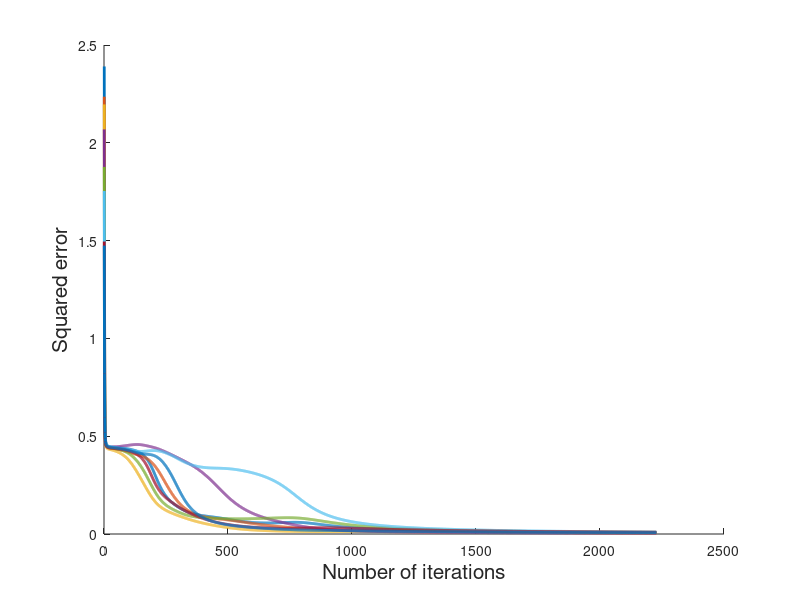
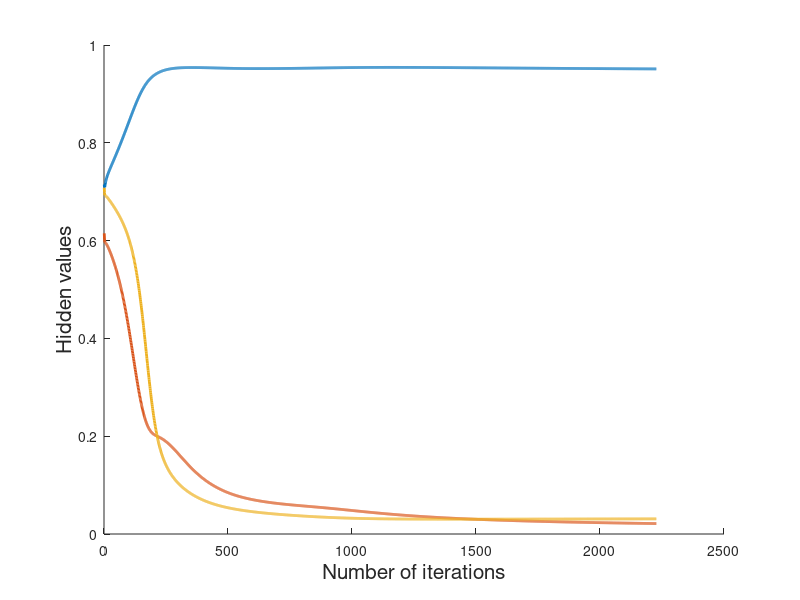
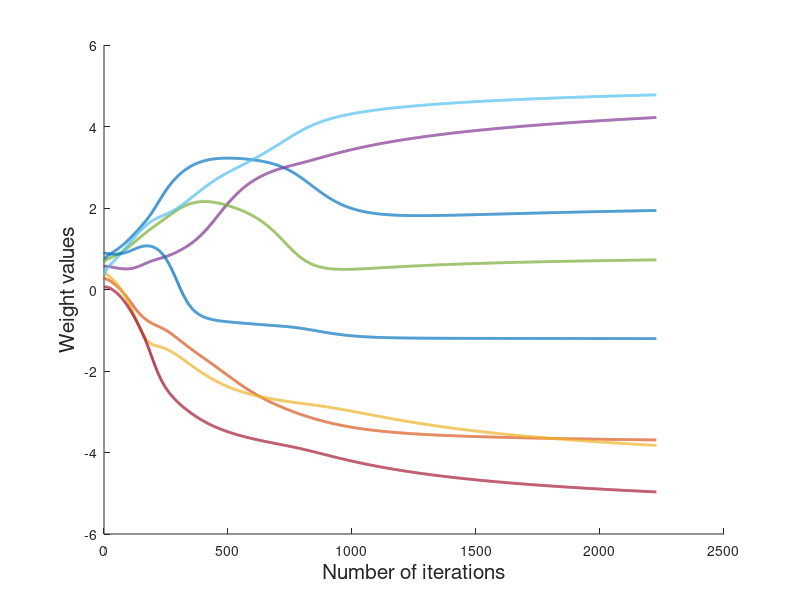

The MATLAB script that drew these images, in order:
%HUSSEIN SHATA
%NN 8-3-8 

clear all;
clc;
input= [1 0 0 0 0 0 0 0;0 1 0 0 0 0 0 0;0 0 1 0 0 0 0 0;0 0 0 1 0 0 0 0;0 0 0 0 1 0 0 0;0 0 0 0 0 1 0 0;0 0 0 0 0 0 1 0; 0 0 0 0 0 0 0 1];
eta= 0.5;
input_to_hidden_weight=rand(8,3);
hidden_output_weight=rand(4,8);
bias=1.0;
iteration_count = 1;
tolerance = 0.01;
a=1;
while (a>tolerance&& iteration_count<300000)
   
    for ii=1:8
        in=input(ii,:);
        hidden_input=in*input_to_hidden_weight;
        hidden_out= 1./(1 + exp(-hidden_input));
        hidden_out;
        aa(ii,:)=hidden_out(1,:);
        if ii==3
         plot_h(iteration_count,:)=hidden_out;    %%For Hidden unit encoding
        end
        plot_w(iteration_count,:)=input_to_hidden_weight(:,2);  %%For the weights from input layer to second hidden unit
        final_hout=[hidden_out bias];
        output_in=final_hout*hidden_output_weight;
        out= 1./(1 + exp(-output_in));
        error_out=out.*(1-out).*(in-out);  
        sq_error= sum((out-in).*(out-in))/2;    %%For sum of squared error
        error(iteration_count,ii)=sq_error;
        hidden_out_w_times_errout=error_out*hidden_output_weight(1:3,:)';      
        error_hidden=hidden_out_w_times_errout.*final_hout(:,1:3).*(1-final_hout(:,1:3));
        delta=eta*in'*error_hidden;
        new_intohidden_weight=input_to_hidden_weight+delta;  %% Updating weights
        delta_hidden_output=eta*final_hout'*error_out;
        new_hiddentooutput_weight=hidden_output_weight+delta_hidden_output;  %% Updating weights
        input_to_hidden_weight=new_intohidden_weight;
        hidden_output_weight=new_hiddentooutput_weight;
        output=out;      
        
         for k=1:8        
             outt(k,ii)=output(k);
         end    
    end
    a=max(error(end,:));
    iteration_count=iteration_count+1;
end
disp(outt)
figure(1)
xlabel('Number of iterations' , 'FontSize', 15);
ylabel('Squared error', 'FontSize', 15);
hold on;
plot(error, 'LineWidth',2,...
                       'MarkerEdgeColor','k',...
                       'MarkerFaceColor','g',...
                       'MarkerSize',10);
figure (2)
xlabel('Number of iterations' , 'FontSize', 15);
ylabel('Hidden values', 'FontSize', 15);
hold on;
plot(plot_h, 'LineWidth',2,...
                       'MarkerEdgeColor','k',...
                       'MarkerFaceColor','g',...
                       'MarkerSize',10);
figure,(3)
xlabel('Number of iterations' , 'FontSize', 15);
ylabel('Weight values', 'FontSize', 15);
hold on;
plot(plot_w, 'LineWidth',2,...
                       'MarkerEdgeColor','k',...
                       'MarkerFaceColor','g',...
                       'MarkerSize',10);
disp(iteration_count)
